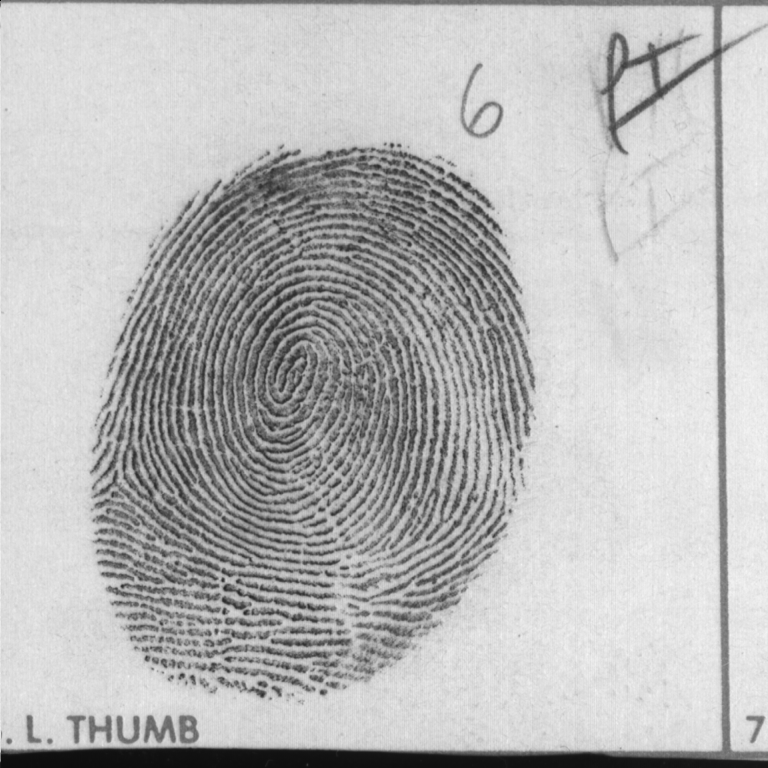
#> input picture computerVision2023/laboratorios/fprint3.pgm, 768 x 768 px
$ python laboratorio1.py fprint3.pgm fprint3.pgm
#> lines starting #> are read from the running program, lines starting #| are printed output that depends on the picture; after the words box and inside, x2 and y2 are one past the last pixel; in counts of white or black regions, pixels touching at a corner belong together
#> further down, im is the input picture: shape (768, 768, 3); min 10, max 247, mean 184.9
#Mario Enrique Pisquiy Gómez
#Carné 20200399
import matplotlib.pyplot as plt
import numpy as np
import cv2 as cv
import errno
import sys
import io

def imgPrep(img):
    """Función utilizada para preprocesar la imagen

    Args:
        img (np.ndarray): imagen a procesar

    Raises:
        TypeError: error devuelto en caso de enviar un tipo de dato incorrecto (np.ndarray)

    Returns:
        np.ndarray: imagen procesada
    """
    if type(img) != np.ndarray:
        raise TypeError("'img' must be an numpy.ndarray")

    thresh_val = 135
    binarized = cv.threshold(img,thresh_val,255, cv.THRESH_BINARY_INV)[1]
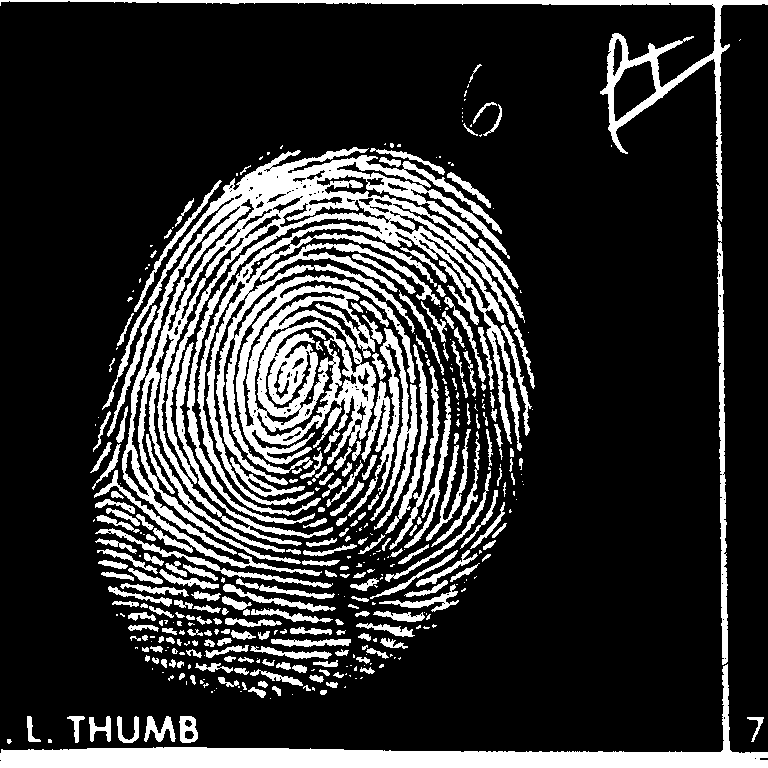
#> binarized: shape (768, 768); 20.3% white; 411 white regions (179 under 20 px), largest, box (x1, y1, x2, y2) and area: (102, 147, 535, 564) 56059, (0, 664, 768, 768) 14262, (0, 0, 768, 222) 6612
    kernel = np.array([[0, 255, 0],
                   [255, 255, 255],
                   [0, 255, 0]], np.uint8)
    erosion = cv.erode(binarized, kernel, iterations=1)
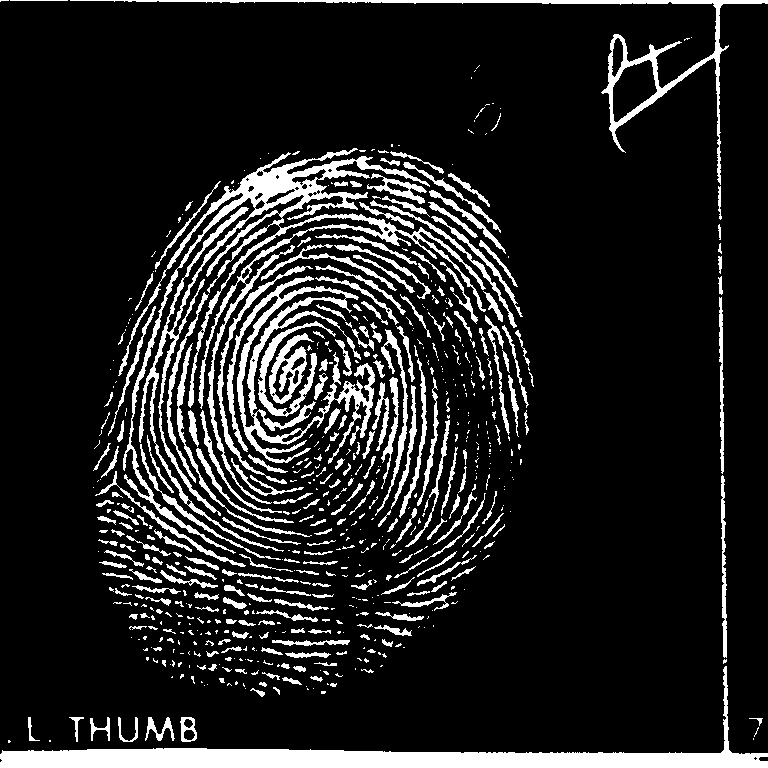
#> erosion: shape (768, 768); 13.1% white; 633 white regions (367 under 20 px), largest, box (x1, y1, x2, y2) and area: (118, 148, 486, 554) 15196, (0, 666, 768, 768) 13293, (227, 276, 375, 464) 6285
    return erosion

def imgpad(img, r):
    """Función utilizada para realizar el pad de la imagen

    Args:
        img (np.ndarray): array de numpy que contiene los valores de la imagen
        r (int): número que representa el ancho del marco que se desea aplicar a la imagen

    Raises:
        TypeError: error devuelto en caso de enviar un tipo de dato incorrecto (int)
        TypeError: error devuelto en caso de enviar un tipo de dato incorrecto (np.ndarray)

    Returns:
        np.ndarray: array de numpy con la imagen procesada
    """
    if type(r) != int:
        raise TypeError("'r' must be an integer")

    if type(img) != np.ndarray:
        raise TypeError("'img' must be an numpy.ndarray")

    shapeY, shapeX = img.shape
    newShapeY = shapeY + (2*r)
    newShapeX = shapeX + (2*r)

    newImage = np.ndarray((newShapeY,newShapeX), buffer=np.zeros(newShapeX*newShapeY),offset=np.int_().itemsize,dtype=int)

    for i in range(shapeY):
        modifiedRow = np.append(np.zeros(r), img[i])
        modifiedRow = np.append(modifiedRow, np.zeros(r))
        np.copyto(newImage[i+r,:],modifiedRow,casting='unsafe')

    return newImage

def imgview(img, filename = None, k = 13):
    """Función utilizada para visualizar una imagen (original de cvlib, utilizada de esta forma para no depender de ese módulo)

    Args:
        img (np.ndarray): imagen que se desea visualizar
        filename (str, optional): nombre con el que se desea guardar la imagen. Defaults to None.
        k (int, optional): tamaño de la imagen. Defaults to 13.
    """
    fig,ax1 = plt.subplots(figsize=(k,k))

    if len(img.shape)==2:
        ax1.imshow(img, vmin=0, vmax=255, cmap='gray')
    else:
        ax1.imshow(img)
    plt.axis('off')

    if filename != None:
        plt.savefig(filename)

    plt.show()

class UnionFind:
    """clase utilizada para encontrar los padres de cada estructura (disjoint structures)
    """
    def __init__(self, numOfElements):
        """Constructor de la clase

        Args:
            numOfElements (int): número de etiquetas en la imagen
        """
        self.parent = self.makeSet(numOfElements)
        self.size = [1]*numOfElements
        self.count = numOfElements

    def makeSet(self, numOfElements):
        return [x for x in range(numOfElements)]

    def find(self, node):
        """Función utilizada para encontrar el padre de un nodo en especifico

        Args:
            node (int): valor del nodo del que se busca padre (raíz)

        Returns:
            node: nodo padre (raíz) del nodo recibido
        """
        while node != self.parent[node]:
            self.parent[node] = self.parent[self.parent[node]]
            node = self.parent[node]
        return node

    def union(self, node1, node2):
        """Función utilizada para buscar y asignar el nodo padre de cada estructura

        Args:
            node1 (int): nodo 1 de la estructura
            node2 (int): nodo 2 de la estructura
        """
        root1 = self.find(node1)
        root2 = self.find(node2)

        if root1 == root2:
            return

        if self.size[root1] > self.size[root2]:
            self.parent[root2] = root1
            self.size[root1] += 1
        else:
            self.parent[root1] = root2
            self.size[root2] += 1

        self.count -= 1

def neighbor(row,column,label):
    """función utilizada para hallar los vecinos del elemento de la imagen

    Args:
        row (int): fila en la que se encuentra el indice
        column (int): columna en la que se encuentra el indice
        label (np.ndarray): matriz de la imagen que se está procesando

    Returns:
        list: lista con los valores de los vecinos del elemento de la imagen
    """
    left = label[row-1,column]
    above = label[row,column-1]
    neighbor_array = [left,above]
    return neighbor_array

def connected_c(img):
    """función utilizada para hallar las etiquetas de los objetivos en la imagen

    Args:
        img (np.ndarray): matriz de la imagen que se está procesando

    Raises:
        TypeError: error devuelto en caso de enviar un tipo de dato incorrecto (np.ndarray)

    Returns:
        np.ndarray: matriz con las etiquetas para cada grupo objetivo en la imagen
    """
    if type(img) != np.ndarray:
        raise TypeError("'img' must be an numpy.ndarray")
        return

    shapeY, shapeX = img.shape
#> shapeY = 768; shapeX = 768
    label = np.zeros([shapeY,shapeX])
    links = []
    new = 1
    #first pass
    for row in range(shapeY):
        for column in range(shapeX):
            if img[row,column] != [0]:
                current_neighbor = neighbor(row,column,label)
                if current_neighbor == [0,0]:
                    label[row, column] = new
                    new = new + 1
                else :
                    if np.min(current_neighbor) == 0 or current_neighbor[0] == current_neighbor[1] :
                        label[row,column] = np.max(current_neighbor)
                    else:
                        label[row,column] = np.min(current_neighbor)
                        links.append([np.max(current_neighbor), np.min(current_neighbor)])
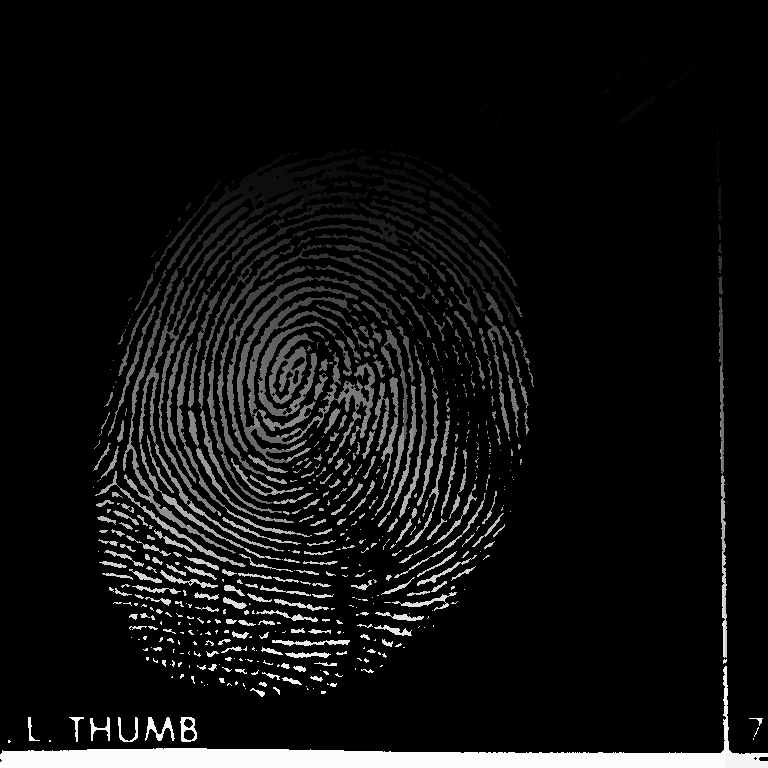
#> label: shape (768, 768) float64; min 0, max 4740, mean 320.7; drawn with min black and max white

    #second pass
    uf = UnionFind(new)

    for node1, node2 in links:
        uf.union(node1.astype(int), node2.astype(int))

    for i in range(new):
        label[label==i] = uf.find(i)
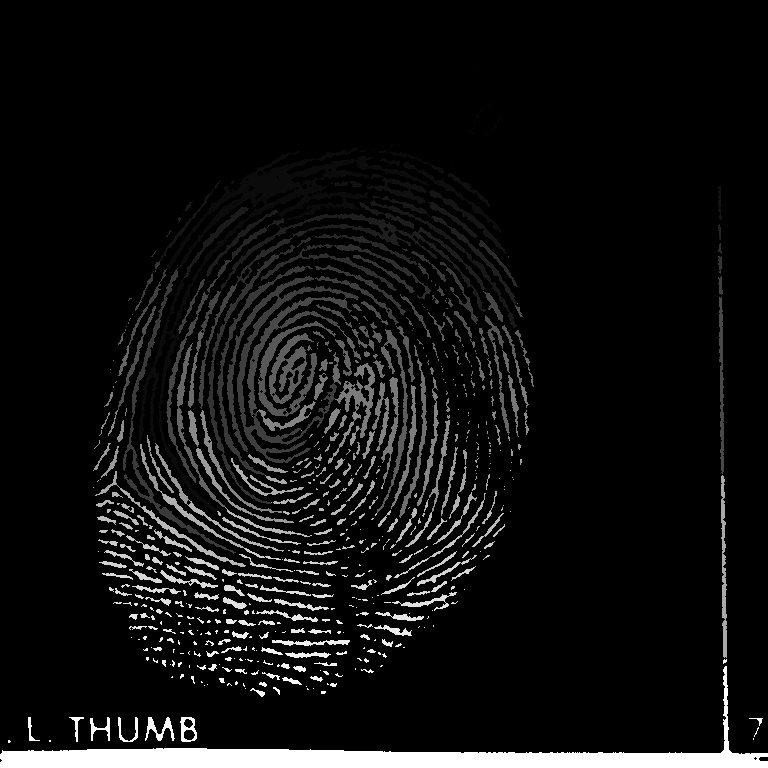
#> label: shape (768, 768) float64; 8.56% of pixels changed, all inside (x1, y1, x2, y2) = (0, 5, 768, 768); drawn with min black and max white

    return label

def get_random_color():
    """función utilizada para obtener un número aleatorio para asignar un color

    Returns:
        list: lista con los valores para crear un color (r,g,b) para la etiqueta deseada
    """
    return list(np.random.choice(range(256), size=3))

def labelview(img,filename = None, size=13):
    """función utilizada para asignar los colores a cada etiqueta y mostrar la imagen resultante

    Args:
        img (np.ndarray): imagen procesada con connected_c y lista para asignar colores a cada etiqueda
        filename (str, optional): nombre de la imagen para ser guardada. Defaults to None.
        size (int, optional): tamaño de la imagen final. Defaults to 13.
    """
#> called with filename = 'fprint3.pgm', size = 50
    componentes = np.unique(img)
    colores = {0:[0, 0, 0]}

    # get the random color for the label
    for i in componentes:
        if i != 0:
            colores[i] = get_random_color()
#> this loop made 1078 passes
#> i on passes 5 to 7: 10, 12, 14

    shapeY, shapeX = img.shape

    img_res = []

    for row in range(0, shapeY):
        new_row = []
        for column in range(0, shapeX):
            # se asigna el color que corresponde a su segmento
            segment = img[row, column]
            new_row.append(colores[segment])

        img_res.append(new_row)
    img_res = np.array(img_res)
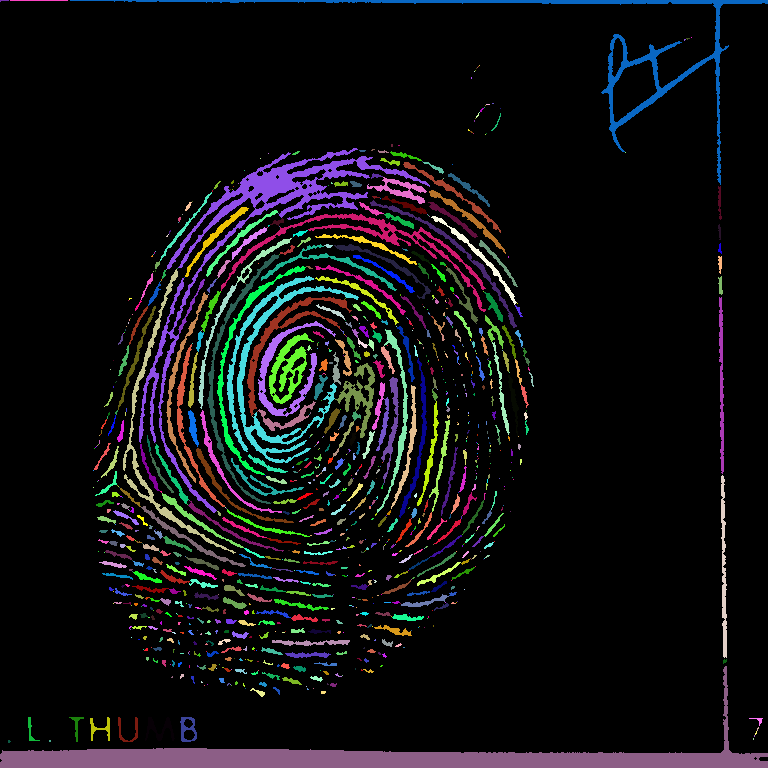
#> img_res: shape (768, 768, 3) int64; mean of channels 0, 1, 2 18.3, 16, 16.5; drawn as B, G, R

    if filename is not None:
        imgview(img_res, filename = filename)
#> in imgview, `plt.savefig(filename)`:
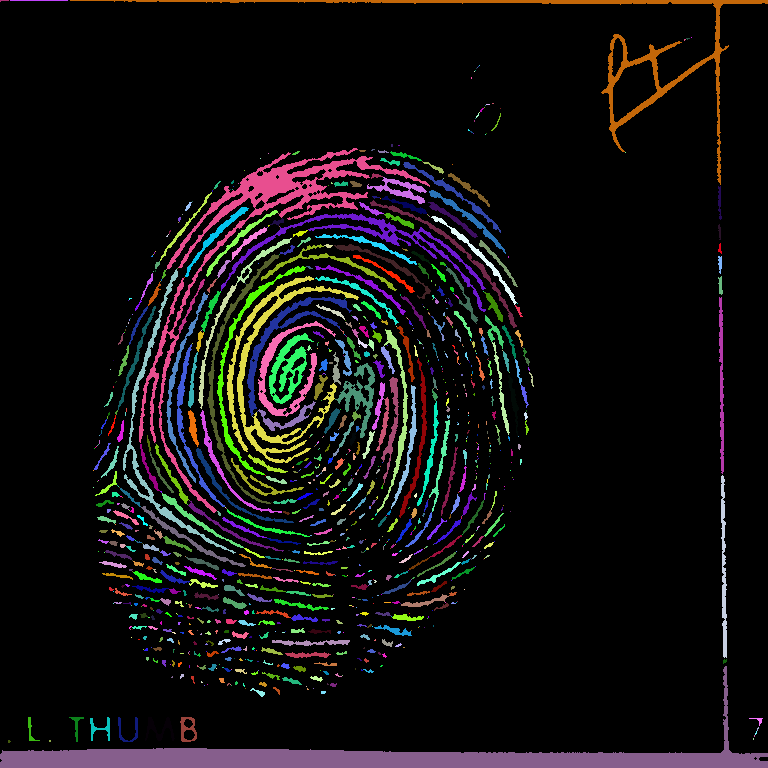
#> shown: shape (768, 768, 3); mean R, G, B 18.3, 16, 16.5
    else:
        imgview(img_res,k=size)

if __name__ == "__main__":
    if len(sys.argv) < 3:
        print("""
        You must write the name of the image and the output name:
        For example: python laboratorio_1.py image_name.pgm output_name.png
        """)
        sys.exit()
    im = cv.imread(sys.argv[1], cv.IMREAD_COLOR)
    img = cv.cvtColor(im, cv.COLOR_RGB2GRAY)
    newImage = imgPrep(img)
    newImageCC = connected_c(newImage)
#> (the run stopped early here; a loop or call above may not have finished)
